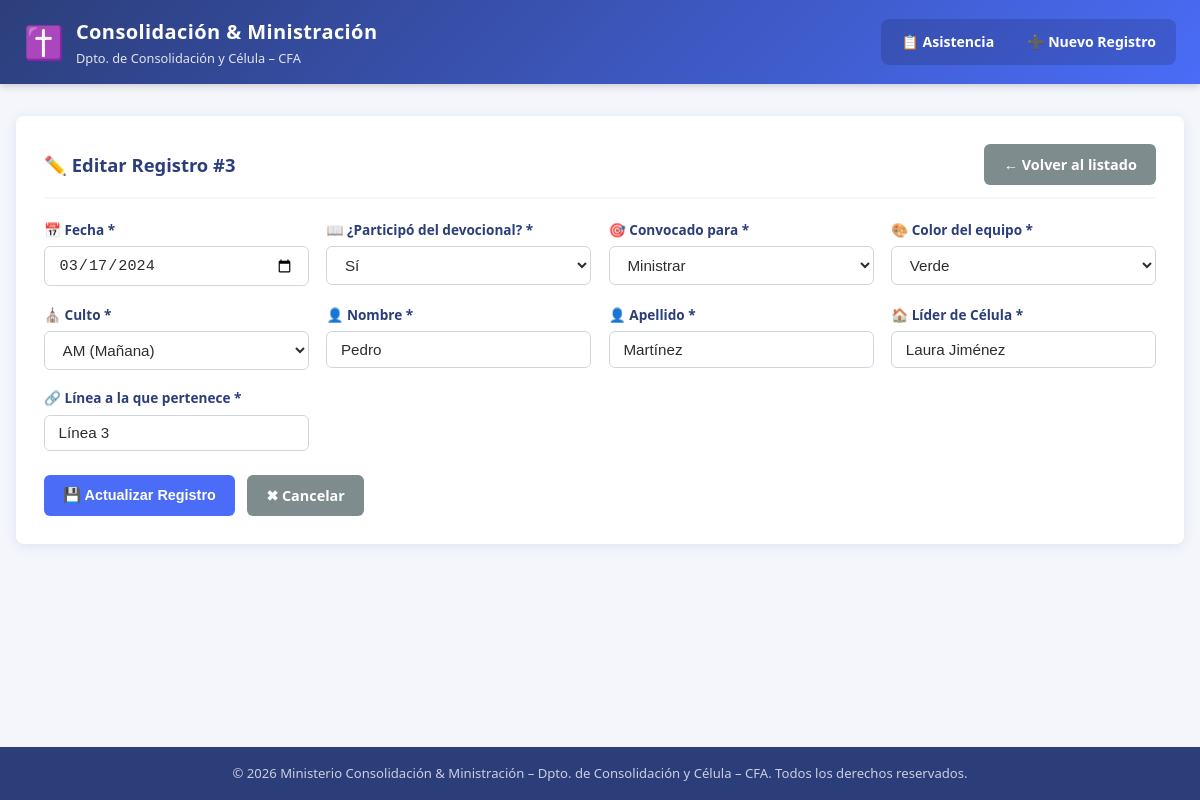
/editar.php?id=3, run on an earlier commit of the app's database.
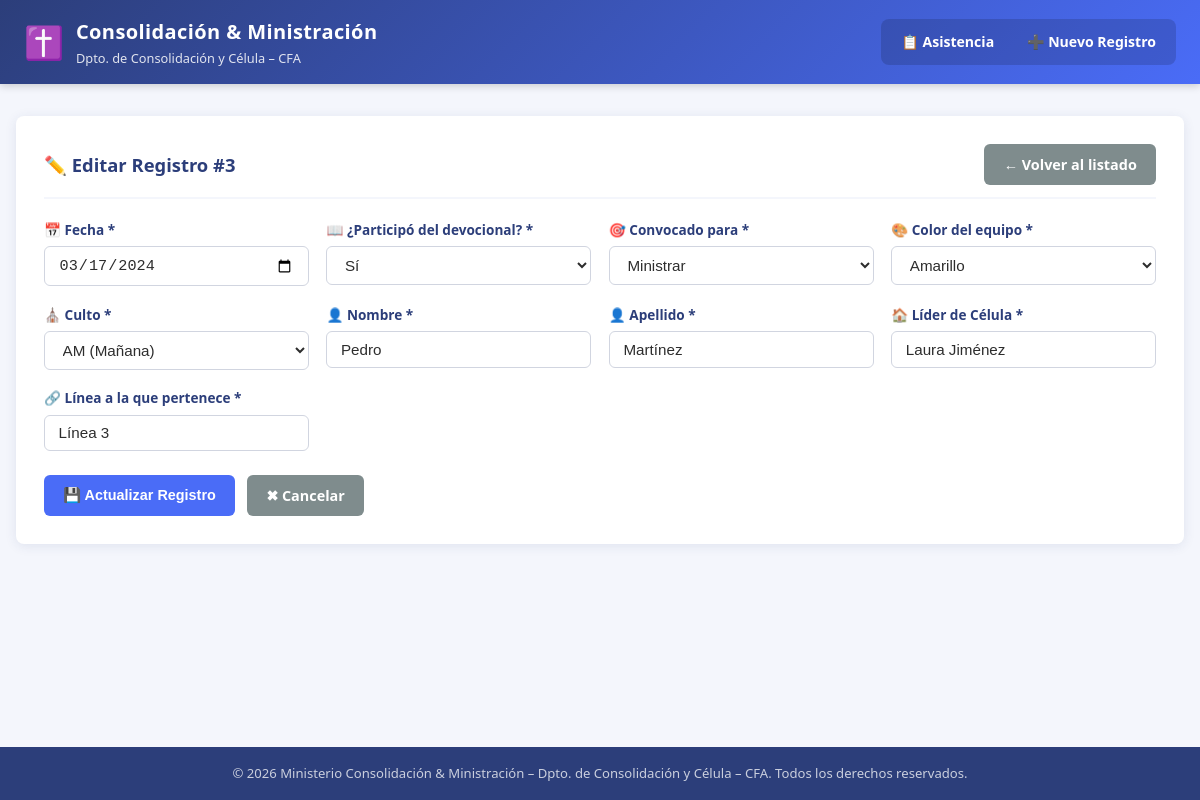
And on a later commit of the database.
### tables this page shows
CREATE TABLE IF NOT EXISTS asistencia (
    id            INT AUTO_INCREMENT PRIMARY KEY,        
    fecha         DATE NOT NULL,                         
    devocional    ENUM('Sí','No') NOT NULL,              
    convocado     ENUM('Consolidar','Ministrar','Ambos') NOT NULL,  
    color_equipo  VARCHAR(50) NOT NULL,                  
    culto         ENUM('AM','PM') NOT NULL,              
    nombre        VARCHAR(100) NOT NULL,                 
    apellido      VARCHAR(100) NOT NULL,                 
    lider_celula  VARCHAR(150) NOT NULL,                 
    linea         VARCHAR(150) NOT NULL,                 
    created_at    TIMESTAMP DEFAULT CURRENT_TIMESTAMP   
);

### editar.php (the view, shortened to what the changed rows need)
<?php
$id = filter_input(INPUT_GET, 'id', FILTER_VALIDATE_INT);
$errores = [];
$datos   = [];
try {
    $pdo = obtenerConexion();
    if ($_SERVER['REQUEST_METHOD'] === 'POST') {
        $datos = [
            'fecha'        => trim($_POST['fecha']        ?? ''),
            'devocional'   => trim($_POST['devocional']   ?? ''),
            'convocado'    => trim($_POST['convocado']    ?? ''),
            'color_equipo' => trim($_POST['color_equipo'] ?? ''),
            'culto'        => trim($_POST['culto']        ?? ''),
            'nombre'       => trim($_POST['nombre']       ?? ''),
            'apellido'     => trim($_POST['apellido']     ?? ''),
            'lider_celula' => trim($_POST['lider_celula'] ?? ''),
            'linea'        => trim($_POST['linea']        ?? ''),
        ];
        if ($datos['fecha'] === '' || !preg_match('/^\d{4}-\d{2}-\d{2}$/', $datos['fecha'])) {
            $errores['fecha'] = 'La fecha es obligatoria y debe tener formato válido.';
        }
        if (!in_array($datos['devocional'], ['Sí', 'No'], true)) {
            $errores['devocional'] = 'Debe indicar si participó del devocional.';
        }
        if (!in_array($datos['convocado'], ['Consolidar', 'Ministrar', 'Ambos'], true)) {
            $errores['convocado'] = 'Debe seleccionar el propósito de la convocatoria.';
        }
        if ($datos['color_equipo'] === '') {
            $errores['color_equipo'] = 'El color del equipo es obligatorio.';
        }
        if (!in_array($datos['culto'], ['AM', 'PM'], true)) {
            $errores['culto'] = 'Debe seleccionar el turno del culto (AM o PM).';
        }
        if ($datos['nombre'] === '') {
            $errores['nombre'] = 'El nombre es obligatorio.';
        }
        if ($datos['apellido'] === '') {
            $errores['apellido'] = 'El apellido es obligatorio.';
        }
        if ($datos['lider_celula'] === '') {
            $errores['lider_celula'] = 'El líder de célula es obligatorio.';
        }
        if ($datos['linea'] === '') {
            $errores['linea'] = 'La línea es obligatoria.';
        }
        if (empty($errores)) {
            $sql = "UPDATE asistencia SET
                        fecha        = :fecha,
                        devocional   = :devocional,
                        convocado    = :convocado,
                        color_equipo = :color_equipo,
                        culto        = :culto,
                        nombre       = :nombre,
                        apellido     = :apellido,
                        lider_celula = :lider_celula,
                        linea        = :linea
                    WHERE id = :id";
            $stmt = $pdo->prepare($sql);
            $stmt->execute(array_merge($datos, [':id' => $id]));
            header('Location: index.php?msg=' . urlencode('Registro actualizado exitosamente.') . '&tipo=exito');
            exit;
        }
    } else {
        $stmt = $pdo->prepare('SELECT * FROM asistencia WHERE id = :id');
        $stmt->execute([':id' => $id]);
        $datos = $stmt->fetch();
    }
} catch (PDOException $e) {
    error_log('Error de base de datos en editar.php: ' . $e->getMessage());
    die('<p style="color:red;padding:2rem">No se pudo procesar la solicitud. Por favor, contacte al administrador del sistema.</p>');
}
$coloresEquipo = ['Verde', 'Amarillo', 'Azul', 'Naranja'];
require_once 'includes/header.php';
?>
<div class="tarjeta">
    <div class="tarjeta__encabezado">
        <h2 class="tarjeta__titulo">✏️ Editar Registro #<?= (int)$id ?></h2>
    </div>
    <form method="post" action="editar.php?id=<?= (int)$id ?>" novalidate>
        <div class="formulario__grid">
            <div class="formulario__grupo">
                <label for="fecha">📅 Fecha *</label>
                <input
                    type="date"
                    id="fecha"
                    name="fecha"
                    value="<?= htmlspecialchars($datos['fecha']) ?>"
                    required
                >
            </div>
            <div class="formulario__grupo">
                <label for="devocional">📖 ¿Participó del devocional? *</label>
                <select id="devocional" name="devocional" required>
                    <option value="Sí"  <?= $datos['devocional'] === 'Sí'  ? 'selected' : '' ?>>Sí</option>
                </select>
            </div>
            <div class="formulario__grupo">
                <label for="convocado">🎯 Convocado para *</label>
                <select id="convocado" name="convocado" required>
                    <option value="Ministrar"  <?= $datos['convocado'] === 'Ministrar'  ? 'selected' : '' ?>>Ministrar</option>
                </select>
            </div>
            <div class="formulario__grupo">
                <label for="color_equipo">🎨 Color del equipo *</label>
                <select id="color_equipo" name="color_equipo" required>
                    <?php foreach ($coloresEquipo as $color): ?>
                        <option value="<?= htmlspecialchars($color) ?>"
                            <?= $datos['color_equipo'] === $color ? 'selected' : '' ?>>
                            <?= htmlspecialchars($color) ?>
                        </option>
                    <?php endforeach; ?>
                </select>
            </div>
            <div class="formulario__grupo">
                <label for="culto">⛪ Culto *</label>
                <select id="culto" name="culto" required>
                    <option value="AM" <?= $datos['culto'] === 'AM' ? 'selected' : '' ?>>AM (Mañana)</option>
                </select>
            </div>
            <div class="formulario__grupo">
                <label for="nombre">👤 Nombre *</label>
                <input
                    type="text"
                    id="nombre"
                    name="nombre"
                    value="<?= htmlspecialchars($datos['nombre']) ?>"
                    maxlength="100"
                    required
                >
            </div>
            <div class="formulario__grupo">
                <label for="apellido">👤 Apellido *</label>
                <input
                    type="text"
                    id="apellido"
                    name="apellido"
                    value="<?= htmlspecialchars($datos['apellido']) ?>"
                    maxlength="100"
                    required
                >
            </div>
            <div class="formulario__grupo">
                <label for="lider_celula">🏠 Líder de Célula *</label>
                <input
                    type="text"
                    id="lider_celula"
                    name="lider_celula"
                    value="<?= htmlspecialchars($datos['lider_celula']) ?>"
                    maxlength="150"
                    required
                >
            </div>
            <div class="formulario__grupo">
                <label for="linea">🔗 Línea a la que pertenece *</label>
                <input
                    type="text"
                    id="linea"
                    name="linea"
                    value="<?= htmlspecialchars($datos['linea']) ?>"
                    maxlength="150"
                    required
                >
            </div>
        </div>
    </form>
</div>
<?php require_once 'includes/footer.php'; ?>

What changed in the data, as far as the page shows it:
changed asistencia "Sí": color_equipo "Verde" → "Amarillo"
